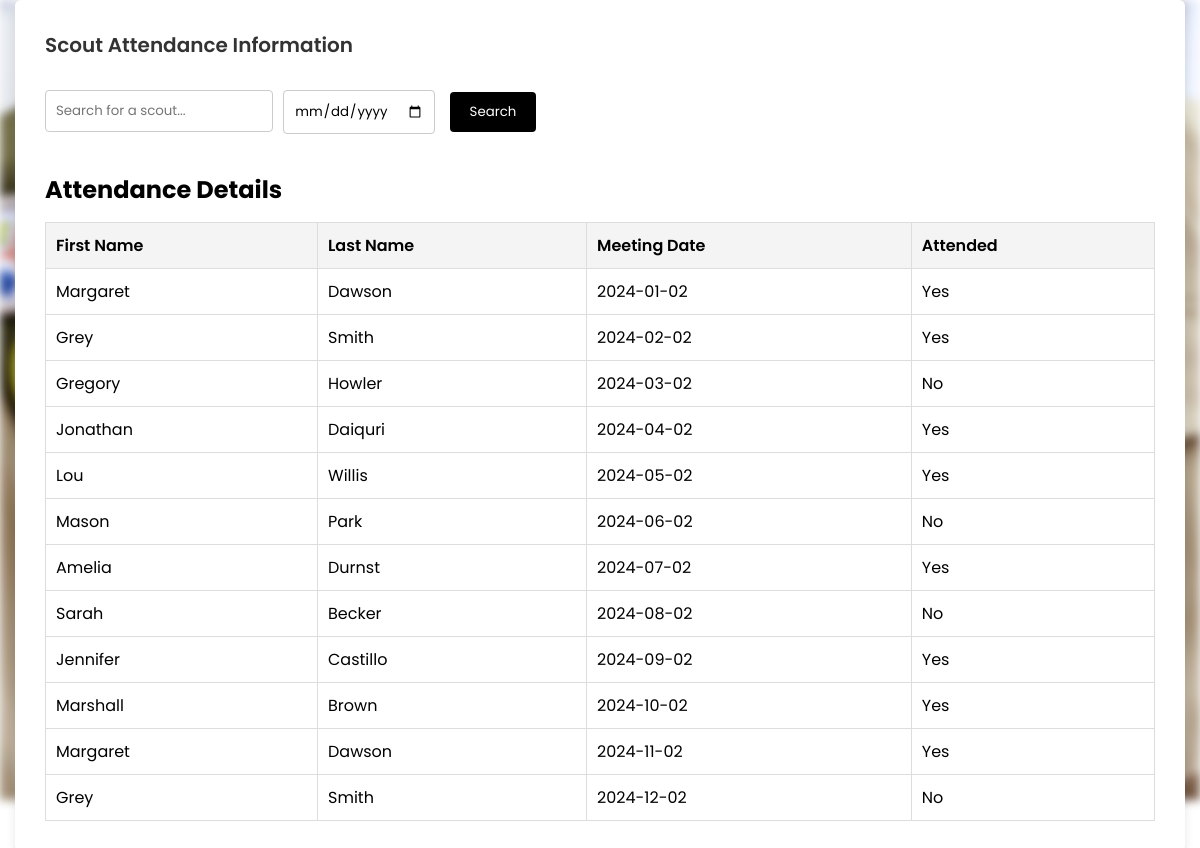
The app's page /viewAttendance.php, older data.
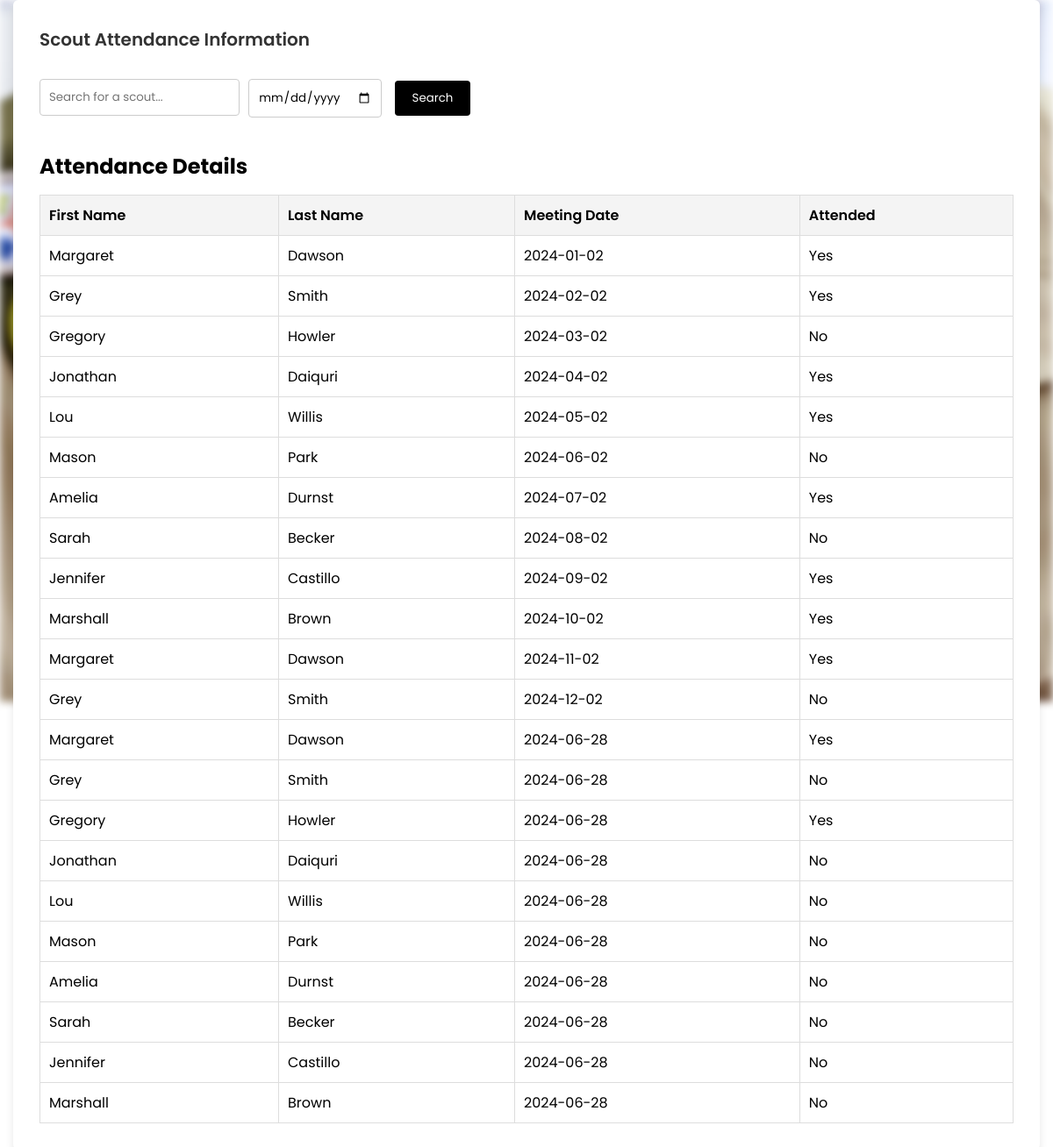
The same page, newer data.
### tables this page shows
CREATE TABLE MEETING (
    MEETINGID INTEGER PRIMARY KEY,
    SCOUTID INTEGER,
    MEETINGDATE DATETIME,
    FOREIGN KEY (SCOUTID) REFERENCES SCOUTS(SCOUTID)
);

CREATE TABLE SCOUTS (
    SCOUTID INTEGER PRIMARY KEY,
    RANKID INTEGER,
    FIRSTNAME VARCHAR(25),
    LASTNAME VARCHAR(25),
    SCOUT_BIRTHDAY DATE,
    FOREIGN KEY (RANKID) REFERENCES RANK(RANKID)
);

### viewAttendance.php (the view, shortened to what this page needs)
<?php
    $db = new SQLite3('DatabaseCreator.db');
    $sql = " SELECT
        s.FIRSTNAME,
        s.LASTNAME,
        m.MEETINGDATE,
        CASE
            WHEN ms.ATTENDANCE = 1 THEN 'Yes'
            ELSE 'No'
        END AS ATTENDED
        FROM
            SCOUTS s
        JOIN
            MEETING_SCOUT ms ON s.SCOUTID = ms.SCOUTID
        JOIN
            MEETING m ON ms.MEETINGID = m.MEETINGID ";
    $result = $db->query($sql);
    $attendances = [];
    while ($row = $result->fetchArray(SQLITE3_ASSOC)) {
        $attendances[] = $row;
    }
?>
<!DOCTYPE html>
<html lang="en">
<head>
    <link rel="stylesheet" href="style.css">
</head>
<body>
    <div class="container">
        <header>Scout Attendance Information</header>
        <div class="attendance-info">
            <div class="search-container">
                <input type="text" id="searchInput" placeholder="Search for a scout...">
                <input type="date" id="dateInput">
                <button onclick="searchAttendance()">Search</button>
            </div>
            <h2>Attendance Details</h2>
            <table>
                <tr>
                    <th>First Name</th>
                    <th>Last Name</th>
                    <th>Meeting Date</th>
                    <th>Attended</th>
                </tr>
                <?php if (!empty($attendances)): ?>
                    <?php foreach ($attendances as $attendance): ?>
                        <tr>
                            <td><?php echo htmlspecialchars($attendance['FIRSTNAME']); ?></td>
                            <td><?php echo htmlspecialchars($attendance['LASTNAME']); ?></td>
                            <td><?php echo htmlspecialchars($attendance['MEETINGDATE']); ?></td>
                            <td><?php echo htmlspecialchars($attendance['ATTENDED']); ?></td>
                        </tr>
                    <?php endforeach; ?>
                <?php else: ?>
                    <tr>
                        <td colspan="7">No scout information available.</td>
                    </tr>
                <?php endif; ?>
            </table>
        </div>
    </div>
</body>
</html>

### style.css (style rules this page uses)
* { margin: 0; padding: 0; box-sizing: border-box; font-family: 'Poppins', sans-serif; }
body { min-height: 100vh; display: flex; align-items: center; justify-content: center; background: #ffff; }
.container { position: relative; max-width: 1200px; width: 100%; border-radius: 6px; padding: 30px; margin: 0 15px; background-color: #fff; box-shadow: 0 5px 10px rgba(0, 0, 0, 0.1); }
.container header { position: relative; font-size: 20px; font-weight: 600; color: #333; }
.container header::before { content: ""; position: absolute; left: 0; bottom: -2px; height: 3px; width: 27px; border-radius: 8px; background-color: #fff; }
#searchInput { margin-bottom: 20px; padding: 10px; border: 1px solid #ccc; border-radius: 4px; width: 100%; box-sizing: border-box; }
.search-container { display: flex; align-items: center; margin-bottom: 20px; }
.search-container input[type="text"] { padding: 10px; flex: 0.25; border: 1px solid #ccc; border-radius: 4px; }
.search-container button { padding: 10px 20px; background-color: #000; color: white; border: none; border-radius: 4px; cursor: pointer; transition: background-color 0.3s ease; margin-left: 5px; margin-bottom: 18px; }
.attendance-info { margin-top: 30px; }
.attendance-info table { width: 100%; border-collapse: collapse; margin-top: 15px; }
.attendance-info table th, .attendance-info table td { padding: 10px; border: 1px solid #ddd; text-align: left; }
.attendance-info table th { background-color: #f4f4f4; font-weight: 600; }
.search-container input[type="text"], .search-container input[type="date"] { padding: 10px; border: 1px solid #ccc; border-radius: 4px; margin-right: 10px; margin-bottom: 18px; }
.search-container button { padding: 10px 20px; background-color: #000; color: white; border: none; border-radius: 4px; cursor: pointer; transition: background-color 0.3s ease; }

Row changes from the older to the newer data that the page shows:
added meeting: scouts.FIRSTNAME "Margaret", scouts.LASTNAME "Dawson", MEETINGDATE "2024-06-28", ATTENDED "Yes", scouts.FIRSTNAME "Grey", scouts.LASTNAME "Smith", ATTENDED "No", scouts.FIRSTNAME "Gregory", scouts.LASTNAME "Howler", scouts.FIRSTNAME "Jonathan", scouts.LASTNAME "Daiquri", scouts.FIRSTNAME "Lou", scouts.LASTNAME "Willis", scouts.FIRSTNAME "Mason", scouts.LASTNAME "Park", scouts.FIRSTNAME "Amelia", scouts.LASTNAME "Durnst", scouts.FIRSTNAME "Sarah", scouts.LASTNAME "Becker", scouts.FIRSTNAME "Jennifer", scouts.LASTNAME "Castillo", scouts.FIRSTNAME "Marshall", scouts.LASTNAME "Brown"
